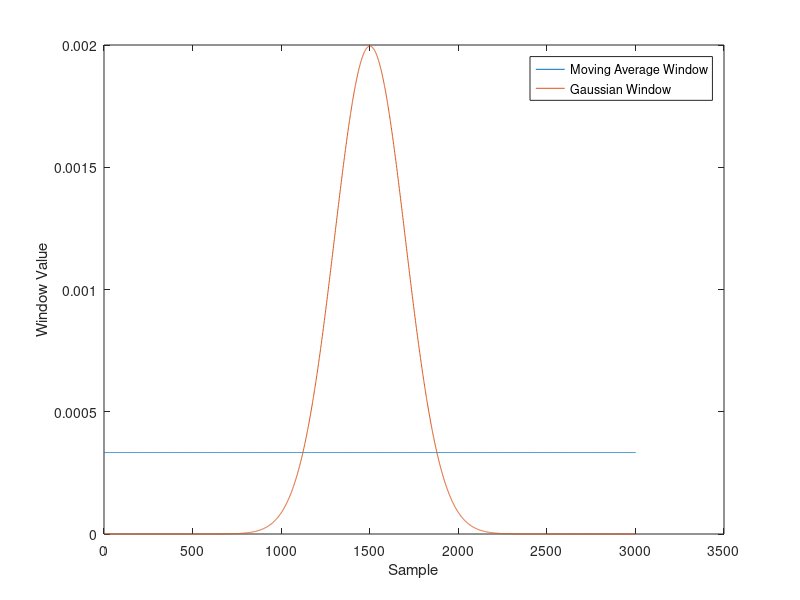

Here is the MATLAB script that generated this plot:
clear all;
filter_size = 3001;

mvg_coeffs = ones(1,filter_size) * (1/filter_size);
mvg_thres = 0.9;

x = linspace(-filter_size / 2, filter_size / 2, filter_size);

sigma = 200;
gauss_coeffs = exp(-x.^2 / (2 * sigma ^2));
gauss_coeffs = gauss_coeffs / sum(gauss_coeffs);
gauss_thres = 0.95;

plot(mvg_coeffs)
hold on
plot(gauss_coeffs)
legend('Moving Average Window', 'Gaussian Window')
xlabel('Sample')
ylabel('Window Value')
